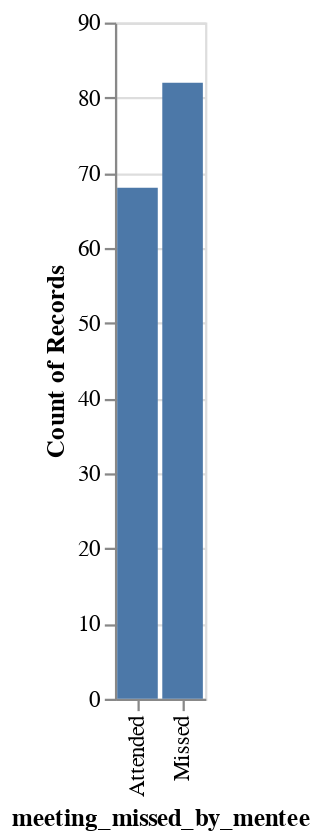

The cell this chart's notebook holds for it:
### Code cell
missed

### Figure 1 — Vega-Lite specification as saved in the notebook (floating-point values rounded to 4 significant figures; data arrays with more than 128 entries replaced by an {"elided": "..."} marker saying what was removed)
{"config": {"view": {"continuousWidth": 400, "continuousHeight": 300}}, "data": {"name": "data-263d9b4f640f36efaad8aff619695e6a"}, "mark": "bar", "encoding": {"x": {"field": "meeting_missed_by_mentee", "type": "nominal"}, "y": {"aggregate": "count", "field": "meeting_missed_by_mentee", "type": "nominal"}}, "$schema": "https://vega.github.io/schema/vega-lite/v4.17.0.json", "datasets": {"data-263d9b4f640f36efaad8aff619695e6a": {"elided": "150 records"}}}
